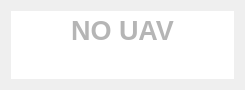
<?xml version="1.0" encoding="UTF-8"?>
<ui version="4.0">
 <class>UnconnectedUASInfoWidget</class>
 <widget class="QGroupBox" name="UnconnectedUASInfoWidget">
  <property name="geometry">
   <rect>
    <x>0</x>
    <y>0</y>
    <width>245</width>
    <height>87</height>
   </rect>
  </property>
  <property name="windowTitle">
   <string/>
  </property>
  <property name="styleSheet">
   <string notr="true">border:0;</string>
  </property>
  <property name="title">
   <string/>
  </property>
  <layout class="QGridLayout" name="gridLayout">
   <item row="0" column="0">
    <widget class="QTextEdit" name="textEdit">
     <property name="lineWidth">
      <number>0</number>
     </property>
     <property name="verticalScrollBarPolicy">
      <enum>Qt::ScrollBarAlwaysOff</enum>
     </property>
     <property name="horizontalScrollBarPolicy">
      <enum>Qt::ScrollBarAlwaysOff</enum>
     </property>
     <property name="autoFormatting">
      <set>QTextEdit::AutoAll</set>
     </property>
     <property name="undoRedoEnabled">
      <bool>false</bool>
     </property>
     <property name="readOnly">
      <bool>true</bool>
     </property>
     <property name="html">
      <string>&lt;!DOCTYPE HTML PUBLIC &quot;-//W3C//DTD HTML 4.0//EN&quot; &quot;http://www.w3.org/TR/REC-html40/strict.dtd&quot;&gt;
&lt;html&gt;&lt;head&gt;&lt;meta name=&quot;qrichtext&quot; content=&quot;1&quot; /&gt;&lt;style type=&quot;text/css&quot;&gt;
p, li { white-space: pre-wrap; }
&lt;/style&gt;&lt;/head&gt;&lt;body style=&quot; font-family:'MS Shell Dlg 2'; font-size:8.25pt; font-weight:400; font-style:normal;&quot;&gt;
&lt;table border=&quot;0&quot; style=&quot;-qt-table-type: root; margin-top:4px; margin-bottom:4px; margin-left:4px; margin-right:4px;&quot;&gt;
&lt;tr&gt;
&lt;td style=&quot;border: none;&quot;&gt;
&lt;p align=&quot;center&quot; style=&quot; margin-top:0px; margin-bottom:0px; margin-left:0px; margin-right:0px; -qt-block-indent:0; text-indent:0px;&quot;&gt;&lt;span style=&quot; font-family:'Ubuntu'; font-size:20pt; font-weight:600; color:#b5b5b5;&quot;&gt;NO UAV&lt;/span&gt;&lt;/p&gt;&lt;/td&gt;&lt;/tr&gt;&lt;/table&gt;&lt;/body&gt;&lt;/html&gt;</string>
     </property>
    </widget>
   </item>
  </layout>
 </widget>
 <resources/>
 <connections/>
</ui>
